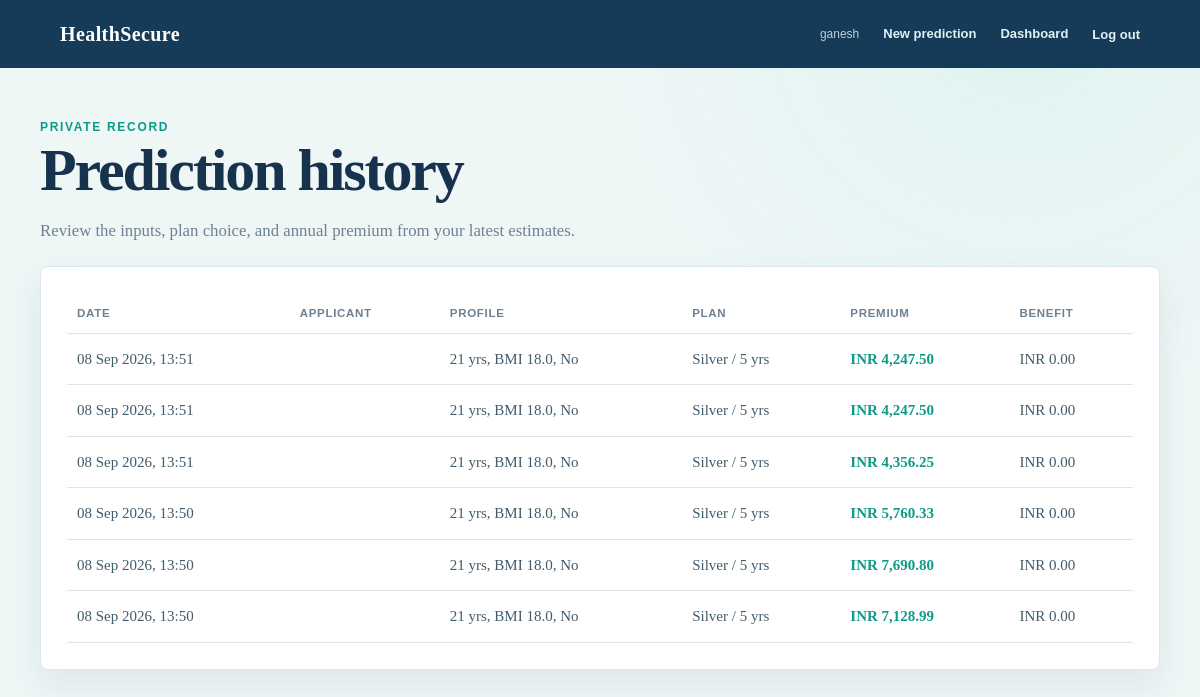
The app's page /history (signed in) with its own data.
### app.py (models this page shows)
class Prediction(db.Model):
    id = db.Column(db.Integer, primary_key=True)
    user_id = db.Column(db.Integer, db.ForeignKey("users.id"), nullable=True)
    age = db.Column(db.Integer, nullable=False)
    sex = db.Column(db.String(10), nullable=False)
    bmi = db.Column(db.Float, nullable=False)
    children = db.Column(db.Integer, nullable=False)
    smoker = db.Column(db.String(5), nullable=False)
    region = db.Column(db.String(20), nullable=False)
    full_name = db.Column(db.String(100), nullable=False, default="")
    salary = db.Column(db.Float, nullable=False, default=0)
    policy_duration = db.Column(db.Integer, nullable=False, default=5)
    plan_category = db.Column(db.String(20), nullable=False, default="silver")
    recommendation = db.Column(db.String(255), nullable=False, default="")
    estimated_benefit = db.Column(db.Float, nullable=False, default=0)
    estimated_premium = db.Column(db.Float, nullable=False)
    created_at = db.Column(db.DateTime, default=datetime.utcnow, nullable=False)

### app.py (the view)
@app.route("/history")
@login_required
def history():
    records = (Prediction.query.filter_by(user_id=session["user_id"])
               .order_by(Prediction.created_at.desc()).limit(50).all())
    return render_template("history.html", records=records)

### app.py (called while the page is built)
def login_required(view):
    @wraps(view)
    def wrapped_view(*args, **kwargs):
        if "user_id" not in session:
            flash("Please log in to continue.", "error")
            return redirect(url_for("login", next=request.path))
        return view(*args, **kwargs)
    return wrapped_view

### templates/history.html (shortened to what this page needs)
<!doctype html>
<html lang="en">
<head>
    <link rel="stylesheet" href="{{ url_for('static', filename='style.css') }}">
</head>
<body>
<nav>
    <a href="{{ url_for('dashboard') }}">HealthSecure</a>
    <span class="welcome">{{ session.get('user_name', 'member') }}</span>
    <a href="{{ url_for('index') }}">New prediction</a>
    <a href="{{ url_for('dashboard') }}">Dashboard</a>
    <form method="post" action="{{ url_for('logout') }}"><button class="link-button" type="submit">Log out</button></form>
</nav>
<main>
    <section class="hero compact-hero">
        <p class="eyebrow">Private record</p>
        <h1>Prediction history</h1>
        <p>Review the inputs, plan choice, and annual premium from your latest estimates.</p>
    </section>
    <section class="panel">
        {% if records %}
        <div class="table-wrap">
            <table>
                <thead><tr><th>Date</th><th>Applicant</th><th>Profile</th><th>Plan</th><th>Premium</th><th>Benefit</th></tr></thead>
                <tbody>
                {% for record in records %}
                    <tr>
                        <td>{{ record.created_at.strftime('%d %b %Y, %H:%M') }}</td>
                        <td>{{ record.full_name }}</td>
                        <td>{{ record.age }} yrs, BMI {{ record.bmi }}, {{ record.smoker|title }}</td>
                        <td>{{ record.plan_category|title }} / {{ record.policy_duration }} yrs</td>
                        <td class="price">INR {{ '{:,.2f}'.format(record.estimated_premium) }}</td>
                        <td>INR {{ '{:,.2f}'.format(record.estimated_benefit) }}</td>
                    </tr>
                {% endfor %}
                </tbody>
            </table>
        </div>
        {% else %}
            <div class="empty-state"><h2>Your history is empty</h2><p>Complete an estimate to create your first saved result.</p><a class="primary-btn" href="{{ url_for('index') }}">Create an estimate</a></div>
        {% endif %}
    </section>
</main>
</body>
</html>

### static/style.css (style rules this page uses)
:root { --ink: #17324d; --muted: #6d8193; --navy: #153b59; --blue: #1677c8; --mint: #0d9b88; --pale: #eef6f6; --line: #dce7ec; --surface: #ffffff; }
* { box-sizing: border-box; }
body { margin: 0; background: radial-gradient(circle at 85% 0, #dff4f0 0, transparent 32%), var(--pale); color: var(--ink); font: 15px/1.5 Georgia, 'Times New Roman', serif; }
nav { min-height: 68px; padding: 15px max(5vw, 20px); background: var(--navy); display: flex; align-items: center; gap: 24px; font-family: 'Trebuchet MS', sans-serif; }
nav > a:first-child { color: white; font: 700 20px Georgia, serif; letter-spacing: .02em; }
nav a { color: #e1f1f5; text-decoration: none; font-weight: 700; font-size: 13px; }
.welcome { color: #b8d0d9; font-size: 12px; }
nav form { margin: 0; }
.link-button { padding: 0; border: 0; background: none; color: #e1f1f5; font: 700 13px 'Trebuchet MS', sans-serif; cursor: pointer; }
main { width: min(1120px, calc(100% - 40px)); margin: 0 auto; padding: 52px 0 80px; }
.hero { max-width: 760px; margin-bottom: 30px; }
.hero h1 { margin: 6px 0 12px; font-size: clamp(2.2rem, 5vw, 4.4rem); line-height: 1.02; letter-spacing: -.035em; }
.hero p:not(.eyebrow) { max-width: 680px; color: var(--muted); font-size: 1.05rem; }
.eyebrow { margin: 0; color: var(--mint); font: 700 .75rem/1.2 'Trebuchet MS', sans-serif; letter-spacing: .14em; text-transform: uppercase; }
.card, .result, .panel, .stat { background: var(--surface); border: 1px solid var(--line); box-shadow: 0 14px 35px rgba(21, 59, 89, .08); }
input, select, button { width: 100%; border: 1px solid #bdced7; border-radius: 4px; padding: 11px 12px; color: var(--ink); background: #fbfdfd; font: 15px Georgia, serif; }
.panel { padding: 26px; border-radius: 8px; }
.table-wrap { overflow-x: auto; }
table { width: 100%; border-collapse: collapse; }
th, td { padding: 14px 10px; border-bottom: 1px solid var(--line); text-align: left; white-space: nowrap; }
th { color: var(--muted); font: 700 .72rem 'Trebuchet MS', sans-serif; text-transform: uppercase; letter-spacing: .06em; }
td { color: #415c6b; }
.price { color: var(--mint); font-weight: 700; }
.compact-hero { margin-bottom: 22px; }

### records on screen
Prediction: created_at "08 Sep 2026, 13:51", age "21", bmi "18.0", smoker "No", plan_category "Silver", policy_duration "5", estimated_premium "4,247.50", estimated_benefit "0.00"
Prediction: created_at "08 Sep 2026, 13:51", age "21", bmi "18.0", smoker "No", plan_category "Silver", policy_duration "5", estimated_premium "4,247.50", estimated_benefit "0.00"
Prediction: created_at "08 Sep 2026, 13:51", age "21", bmi "18.0", smoker "No", plan_category "Silver", policy_duration "5", estimated_premium "4,356.25", estimated_benefit "0.00"
Prediction: created_at "08 Sep 2026, 13:50", age "21", bmi "18.0", smoker "No", plan_category "Silver", policy_duration "5", estimated_premium "5,760.33", estimated_benefit "0.00"
Prediction: created_at "08 Sep 2026, 13:50", age "21", bmi "18.0", smoker "No", plan_category "Silver", policy_duration "5", estimated_premium "7,690.80", estimated_benefit "0.00"
Prediction: created_at "08 Sep 2026, 13:50", age "21", bmi "18.0", smoker "No", plan_category "Silver", policy_duration "5", estimated_premium "7,128.99", estimated_benefit "0.00"

### other values on screen
{{ session.get('user_name', 'member') }} "ganesh"
